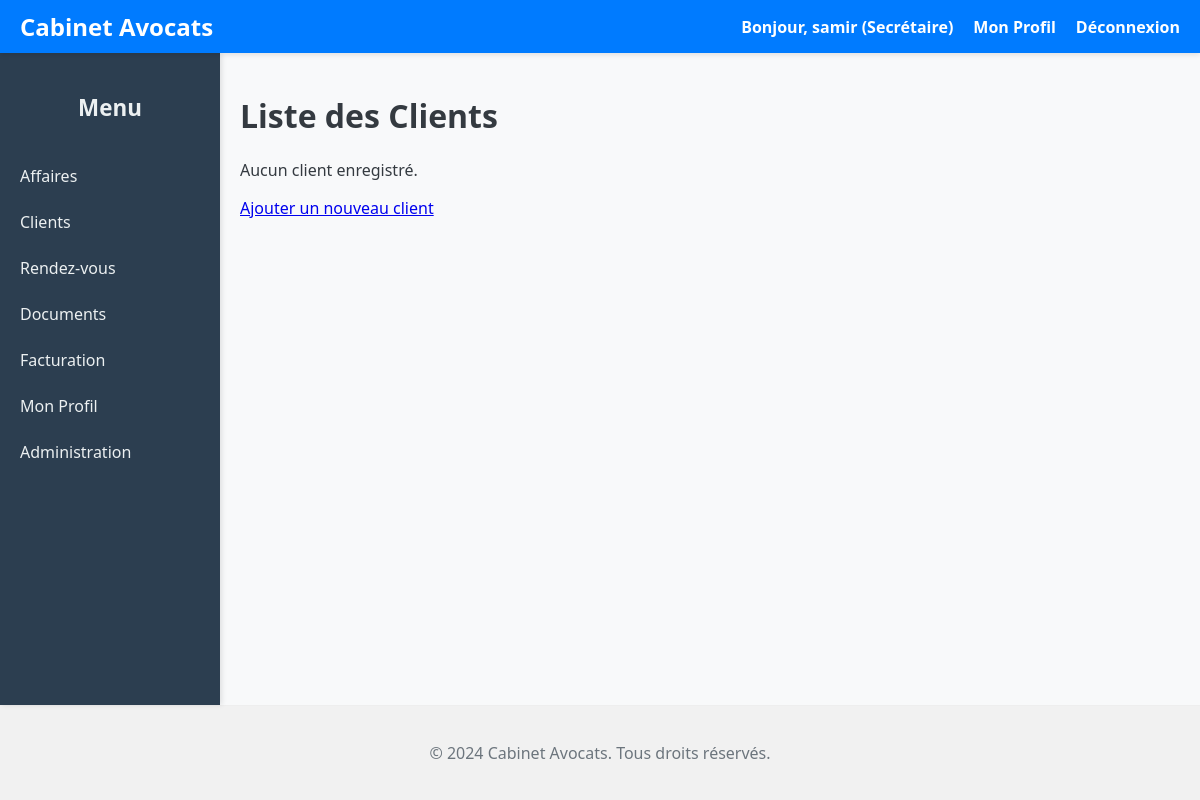
Before: /clients/ (signed in) with the older database file.
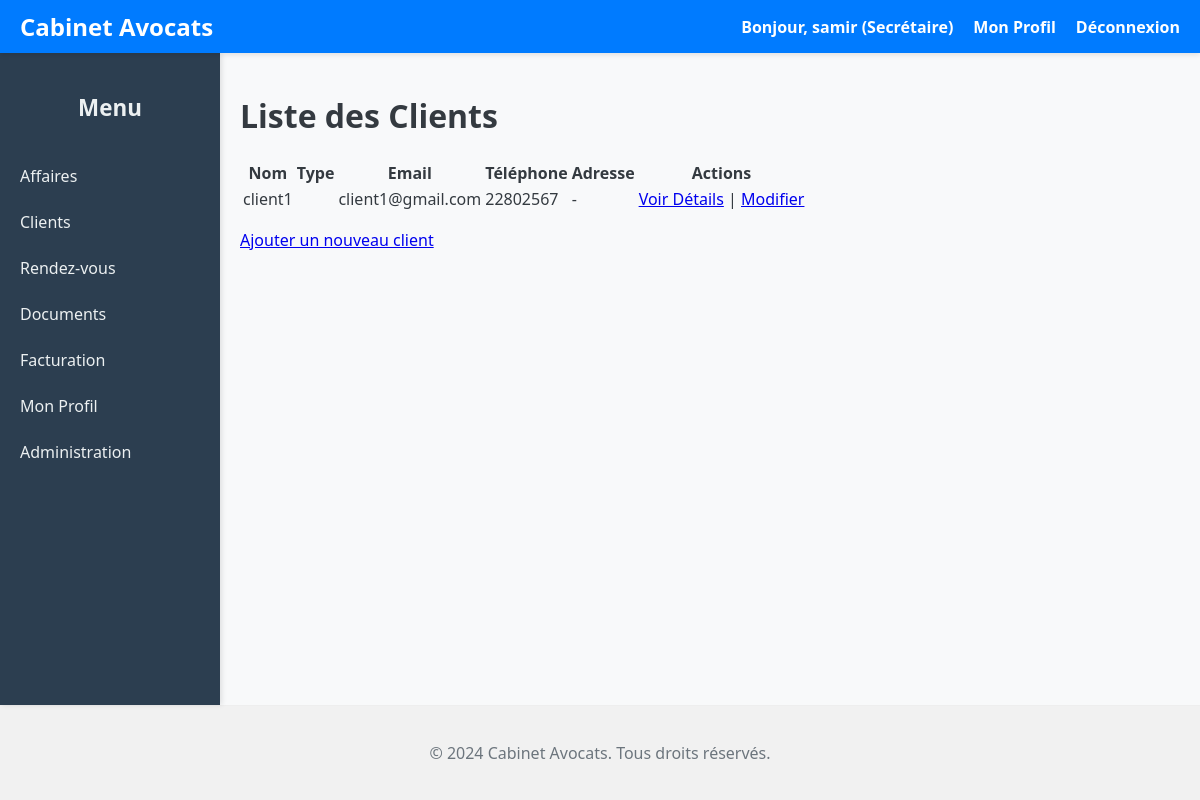
After: the same page with the newer database file.
### clients/models.py (models this page shows, shortened)
class Client(models.Model):
    nom = models.CharField(max_length=100)
    type_client = models.CharField(choices=[("PARTICULIER", "Particulier"), ("ENTREPRISE", "Entreprise")], max_length=20) # Ajout de max_length
    email = models.EmailField()
    telephone = models.CharField(max_length=20)
    adresse = models.TextField()
    date_creation = models.DateTimeField(auto_now_add=True)

### clients/views.py (the view)
# urls.py: path('', ClientListView.as_view(), name='liste'),
class ClientListView(LoginRequiredMixin, ListView):
    model = Client
    template_name = 'clients/liste_clients.html'
    context_object_name = 'clients'
    paginate_by = 20
    def get_queryset(self):
        queryset = super().get_queryset()
        if search := self.request.GET.get('search'):
            queryset = queryset.filter(nom__icontains=search)
        return queryset.order_by('nom')

### clients/templates/clients/liste_clients.html (shortened to what this page needs)
{% extends "base.html" %}
{% block content %}
    <h1>Liste des Clients</h1>
    {% if clients %}
        <table>
            <thead>
                <tr>
                    <th>Nom</th>
                    <th>Type</th>
                    <th>Email</th>
                    <th>Téléphone</th>
                    <th>Adresse</th>
                    <th>Actions</th>
                </tr>
            </thead>
            <tbody>
                {% for client in clients %}
                <tr>
                    <td>{{ client.nom }}</td>
                    <td>{{ client.type_client }}</td>
                    <td>{{ client.email|default:"-" }}</td>
                    <td>{{ client.telephone|default:"-" }}</td>
                    <td>{{ client.adresse|linebreaksbr|default:"-" }}</td>
                    <td>
                        <a href="#">Voir Détails</a> |
                        <a href="#">Modifier</a>
                    </td>
                </tr>
                {% endfor %}
            </tbody>
        </table>
    {% else %}
        <p>Aucun client enregistré.</p>
    {% endif %}
    <p><a href="{% url 'clients:creer' %}">Ajouter un nouveau client</a></p>
{% endblock %}

Changed rows visible on the page:
added Client: nom "client1", email "client1@gmail.com", telephone "22802567", adresse "-"
Other visible differences:
text no longer shown: "Aucun client enregistré."
text now shown: "Nom Type Email Téléphone Adresse Actions"
